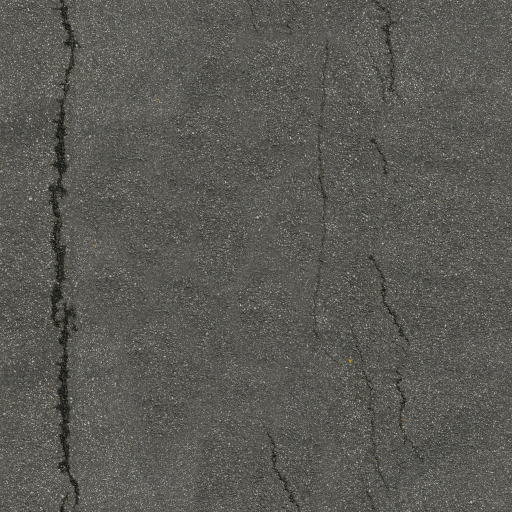
#> input picture textures_src/photo/asphalt_02.jpg, 1024 x 1024 px (shown at 1/2 size)
$ python keyart_post.py ../textures_src/photo/asphalt_02.jpg
#> lines starting #> are read from the running program, lines starting #| are printed output that depends on the picture
#!/usr/bin/env python3
"""Tratamento da arte de carregamento: contraste quente, vinheta e escurecido embaixo (onde fica a barra).
Uso: python3 tools/keyart_post.py entrada.png  ->  art/loading.jpg"""
import os
import sys

import numpy as np
from PIL import Image, ImageFilter

ROOT = os.path.dirname(os.path.dirname(os.path.abspath(__file__)))
im = Image.open(sys.argv[1]).convert("RGB").resize((1280, 720), Image.LANCZOS)
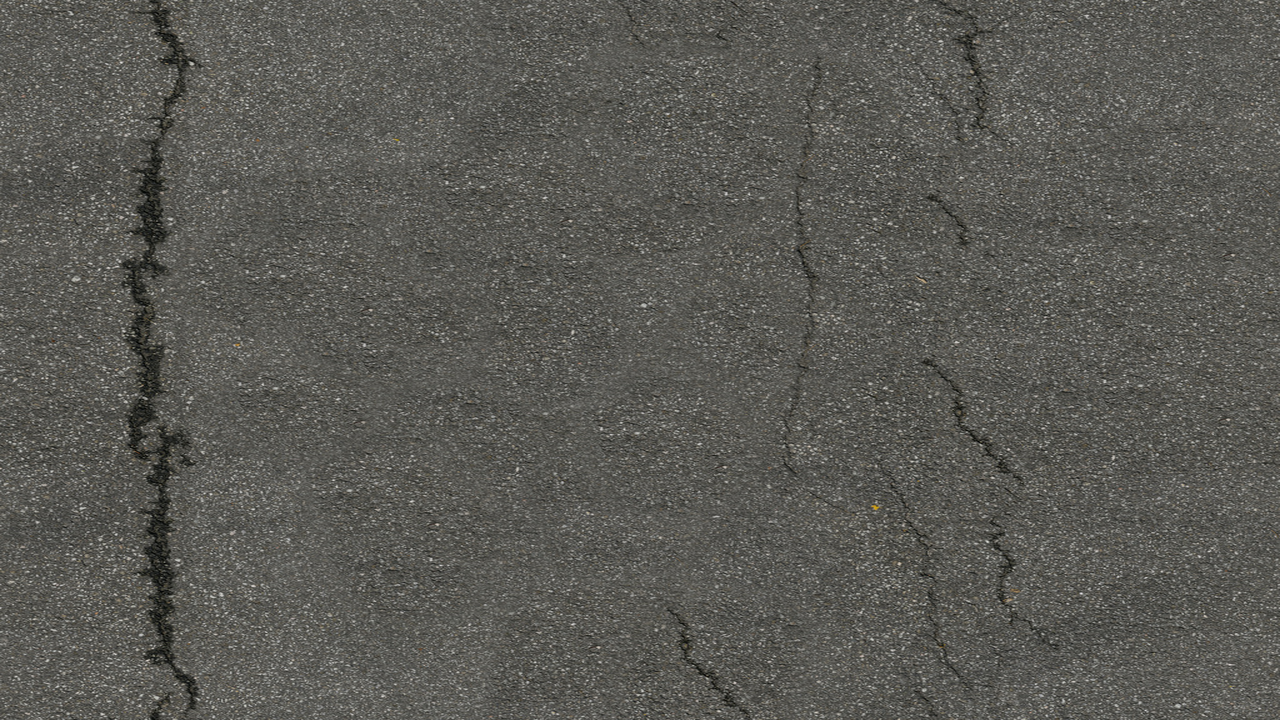
#> im: PIL image 1280x720 RGB; mean R, G, B 90.4, 89.8, 84.6
a = np.asarray(im).astype(np.float32) / 255.0
h, w, _ = a.shape
#> h = 720; w = 1280
# curva S + leve tom quente nas luzes e frio nas sombras
a = a * a * (3 - 2 * a) * 0.6 + a * 0.4
lum = a.mean(axis=2, keepdims=True)
a = a + (lum - 0.5) * np.array([0.06, 0.0, -0.06])
# brilho difuso (bloom barato)
glow = np.asarray(Image.fromarray((np.clip(a, 0, 1) * 255).astype(np.uint8)).filter(ImageFilter.GaussianBlur(18))).astype(np.float32) / 255.0
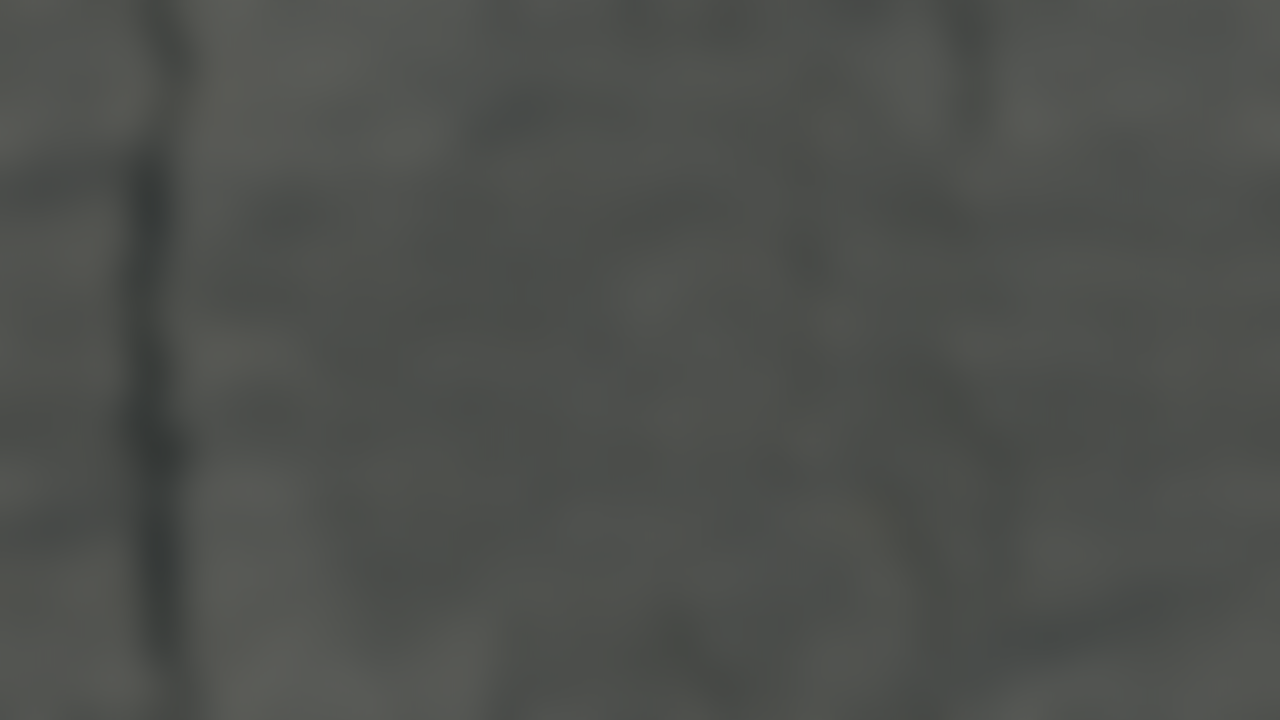
#> glow: shape (720, 1280, 3) float32; mean R, G, B 0.305, 0.313, 0.301
a = 1 - (1 - a) * (1 - np.clip(glow - 0.55, 0, 1) * 0.6)
# vinheta + faixa escura embaixo
yy, xx = np.mgrid[0:h, 0:w]
d = np.sqrt(((xx - w / 2) / (w / 2)) ** 2 + ((yy - h * 0.45) / (h / 2)) ** 2)
a *= (1 - np.clip(d - 0.55, 0, 1) * 0.7)[..., None]
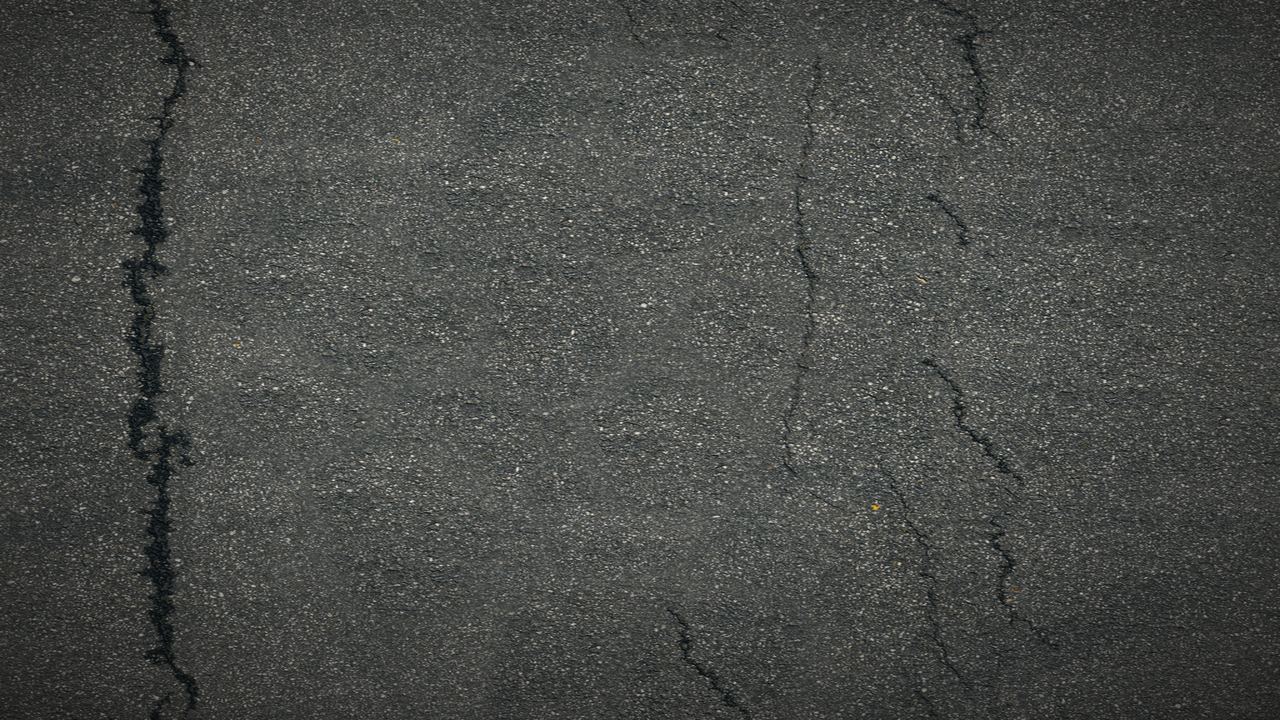
#> a: shape (720, 1280, 3) float64; mean R, G, B 0.249, 0.256, 0.246; drawn with min black and max white
bot = np.clip((yy - h * 0.62) / (h * 0.38), 0, 1)
a *= (1 - bot * 0.75)[..., None]
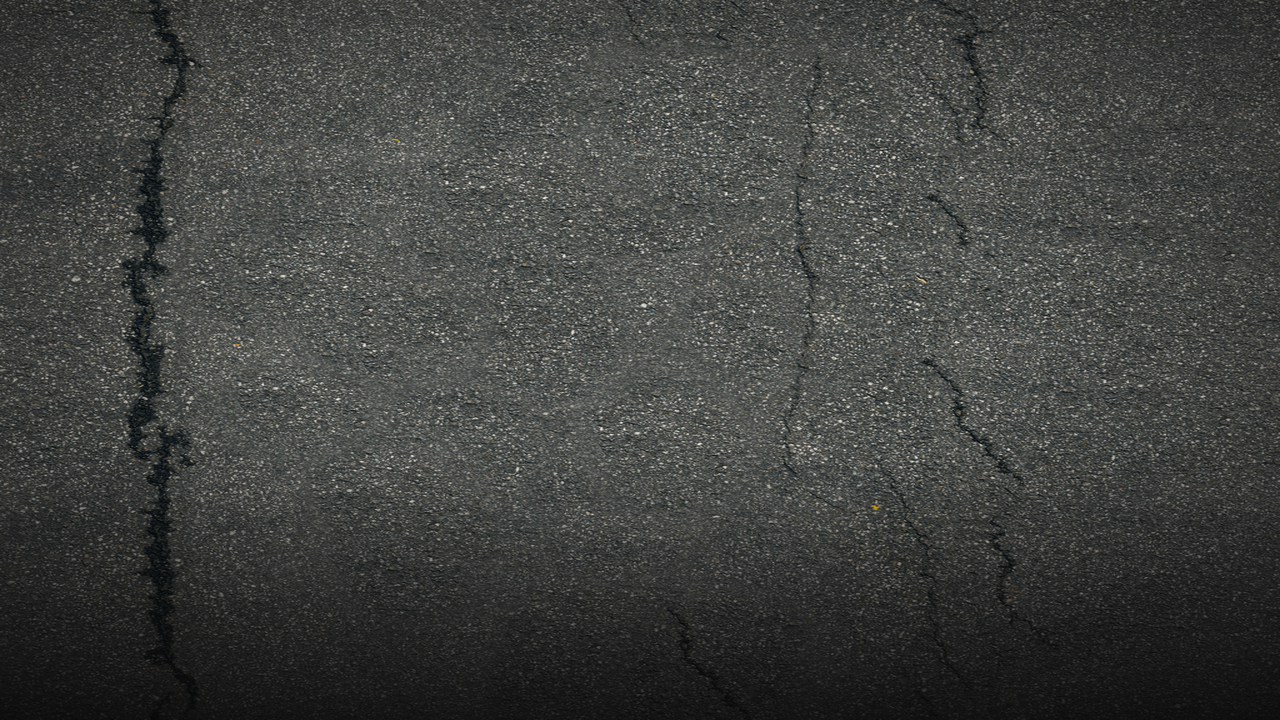
#> a: shape (720, 1280, 3) float64; mean R, G, B 0.22, 0.226, 0.217; drawn with min black and max white
os.makedirs(os.path.join(ROOT, "art"), exist_ok=True)
Image.fromarray((np.clip(a, 0, 1) * 255).astype(np.uint8)).save(os.path.join(ROOT, "art", "loading.jpg"), quality=86)
print("ok")

$ run again, on textures_src/photo/red_brick_03.jpg
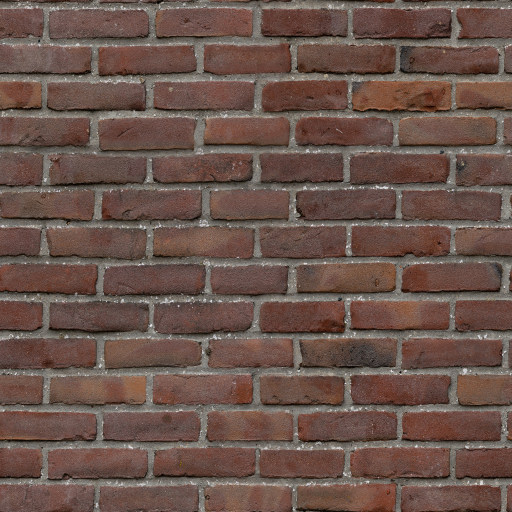
#> input picture textures_src/photo/red_brick_03.jpg, 1024 x 1024 px (shown at 1/2 size)
#> `glow = np.asarray(Image.fromarray((np.clip(a, 0, 1) * 255).astype(np.u..`:
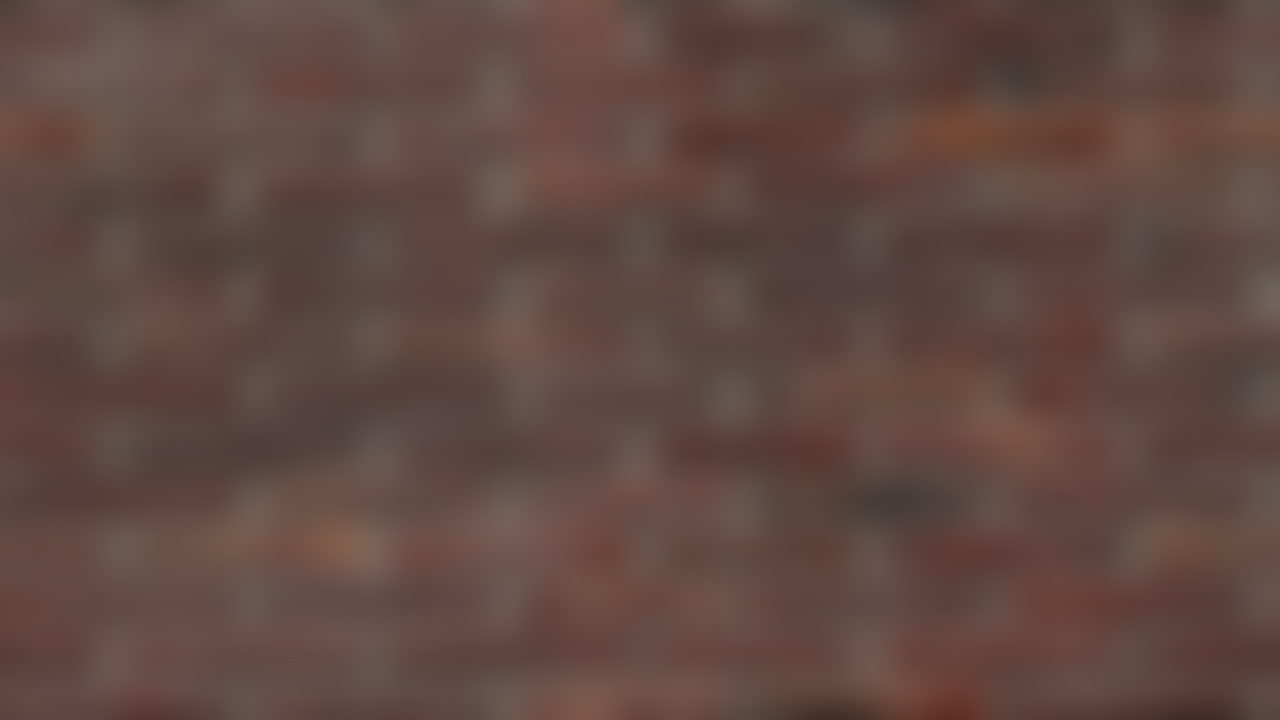
#> glow: shape (720, 1280, 3) float32; mean R, G, B 0.381, 0.285, 0.26
#> `a *= (1 - bot * 0.75)[..., None]`:
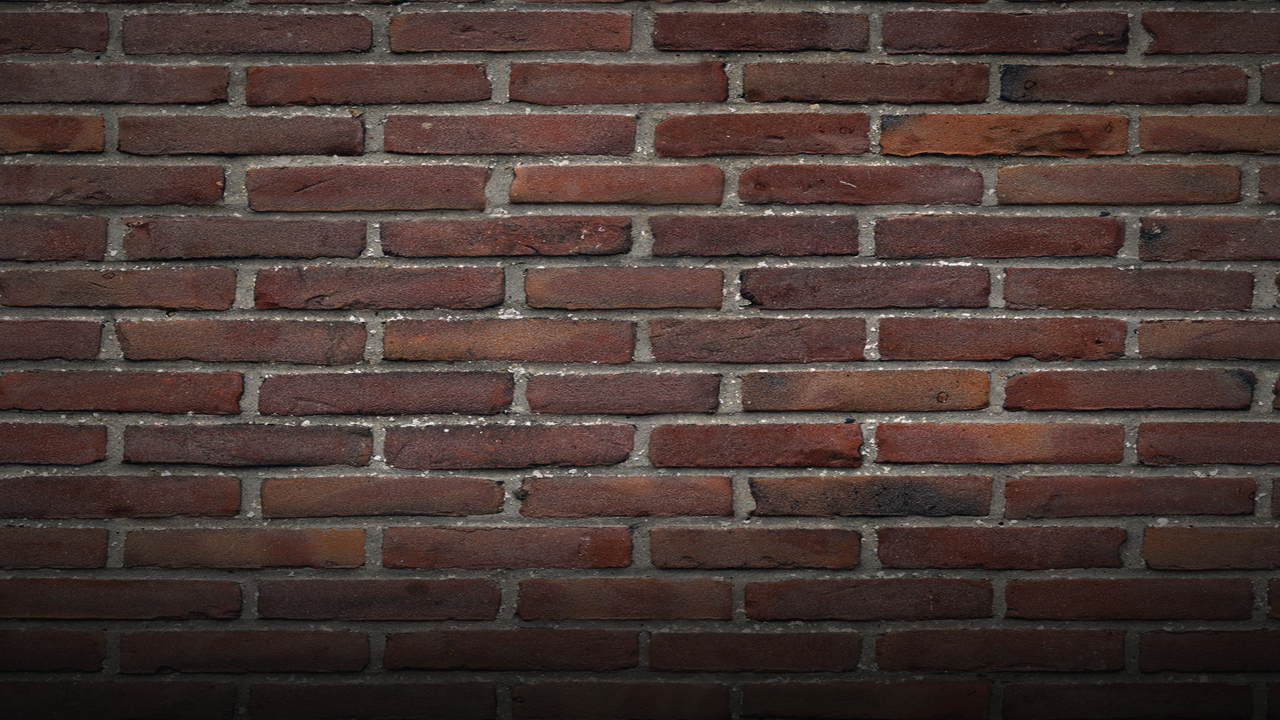
#> a: shape (720, 1280, 3) float64; mean R, G, B 0.274, 0.206, 0.188; drawn with min black and max white
